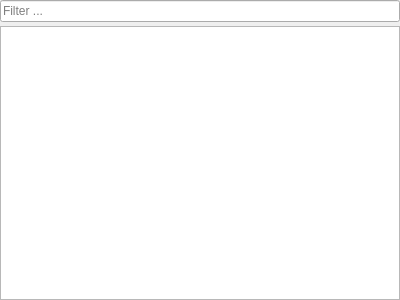
<?xml version="1.0" encoding="UTF-8"?>
<ui version="4.0">
 <class>FileReferenceWidget</class>
 <widget class="QWidget" name="FileReferenceWidget">
  <property name="geometry">
   <rect>
    <x>0</x>
    <y>0</y>
    <width>400</width>
    <height>300</height>
   </rect>
  </property>
  <property name="windowTitle">
   <string>Form</string>
  </property>
  <layout class="QVBoxLayout" name="verticalLayout">
   <property name="spacing">
    <number>4</number>
   </property>
   <property name="leftMargin">
    <number>0</number>
   </property>
   <property name="topMargin">
    <number>0</number>
   </property>
   <property name="rightMargin">
    <number>0</number>
   </property>
   <property name="bottomMargin">
    <number>0</number>
   </property>
   <item>
    <widget class="gams::studio::FilterLineEdit" name="symbolSearchLineEdit">
     <property name="sizePolicy">
      <sizepolicy hsizetype="Preferred" vsizetype="Fixed">
       <horstretch>0</horstretch>
       <verstretch>0</verstretch>
      </sizepolicy>
     </property>
     <property name="toolTip">
      <string>&lt;p style=&quot;white-space: nowrap;&quot;&gt;Filter the symbol table&lt;/p&gt;</string>
     </property>
     <property name="placeholderText">
      <string>Filter ...</string>
     </property>
    </widget>
   </item>
   <item>
    <widget class="QTreeView" name="fileReferenceTreeView"/>
   </item>
  </layout>
 </widget>
 <customwidgets>
  <customwidget>
   <class>gams::studio::FilterLineEdit</class>
   <extends>QLineEdit</extends>
   <header>filterlineedit.h</header>
  </customwidget>
 </customwidgets>
 <resources/>
 <connections/>
</ui>
